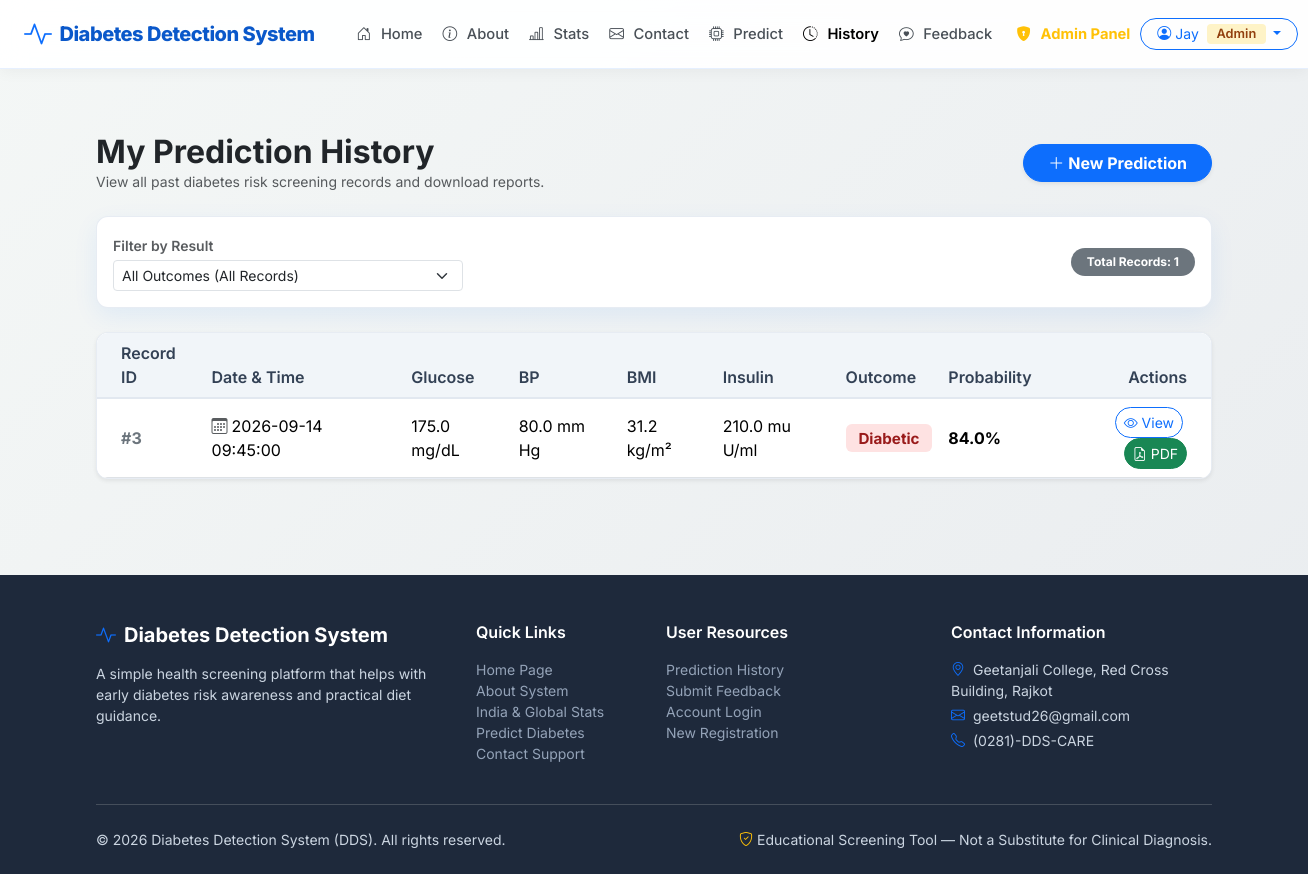
Screenshot of /history (signed in) with the database file from the repository.
### tables this page shows
CREATE TABLE users (
            id INTEGER PRIMARY KEY AUTOINCREMENT,
            username TEXT UNIQUE NOT NULL,
            email TEXT UNIQUE NOT NULL,
            password_hash TEXT NOT NULL,
            is_admin BOOLEAN DEFAULT 0,
            created_at TIMESTAMP DEFAULT CURRENT_TIMESTAMP
        );

CREATE TABLE predictions (
            id INTEGER PRIMARY KEY AUTOINCREMENT,
            user_id INTEGER NOT NULL,
            pregnancies INTEGER,
            glucose REAL,
            blood_pressure REAL,
            skin_thickness REAL,
            insulin REAL,
            bmi REAL,
            diabetes_pedigree REAL,
            age INTEGER,
            result TEXT NOT NULL,
            probability REAL NOT NULL,
            created_at TIMESTAMP DEFAULT CURRENT_TIMESTAMP,
            FOREIGN KEY (user_id) REFERENCES users (id)
        );

### app.py (the view)
@app.route('/history')
@login_required
def history():
    conn = get_db_connection()
    search = request.args.get('search', '').strip()
    result_filter = request.args.get('result_filter', '').strip()
    query = 'SELECT * FROM predictions WHERE user_id = ?'
    params = [current_user.id]
    if result_filter:
        query += ' AND result = ?'
        params.append(result_filter)
    query += ' ORDER BY created_at DESC'
    predictions = conn.execute(query, params).fetchall()
    conn.close()
    return render_template('history.html', predictions=predictions, result_filter=result_filter)

### app.py (called while the page is built)
def get_db_connection():
    conn = sqlite3.connect(DB_PATH)
    conn.row_factory = sqlite3.Row
    return conn

@login_manager.user_loader
def load_user(user_id):
    conn = get_db_connection()
    user_row = conn.execute('SELECT * FROM users WHERE id = ?', (user_id,)).fetchone()
    conn.close()
    if user_row:
        return User(user_row['id'], user_row['username'], user_row['email'], user_row['is_admin'])
    return None

### templates/history.html (shortened to what this page needs)
{% extends 'base.html' %}
{% block content %}
<div class="container my-5">
    <div class="d-flex justify-content-between align-items-center mb-4 flex-wrap gap-3">
        <div>
            <h2 class="fw-bold text-dark mb-0">My Prediction History</h2>
            <p class="text-muted small mb-0">View all past diabetes risk screening records and download reports.</p>
        </div>
        <a href="{{ url_for('predict') }}" class="btn btn-primary rounded-pill px-4 fw-bold shadow-sm">
            <i class="bi bi-plus-lg me-1"></i>New Prediction
        </a>
    </div>
    <div class="card card-custom p-3 mb-4">
        <form action="{{ url_for('history') }}" method="GET" class="row g-3 align-items-center">
            <div class="col-md-4">
                <label for="result_filter" class="form-label small fw-semibold text-muted mb-1">Filter by Result</label>
                <select name="result_filter" id="result_filter" class="form-select form-select-sm" onchange="this.form.submit()">
                    <option value="" {% if not result_filter %}selected{% endif %}>All Outcomes (All Records)</option>
                </select>
            </div>
            <div class="col-md-4 ms-auto text-md-end">
                <span class="badge bg-secondary rounded-pill px-3 py-2">
                    Total Records: {{ predictions|length }}
                </span>
            </div>
        </form>
    </div>
    <div class="card card-custom p-0 overflow-hidden shadow-sm">
        <div class="table-responsive">
            <table class="table table-hover align-middle table-custom mb-0">
                <thead>
                    <tr>
                        <th class="ps-4">Record ID</th>
                        <th>Date & Time</th>
                        <th>Glucose</th>
                        <th>BP</th>
                        <th>BMI</th>
                        <th>Insulin</th>
                        <th>Outcome</th>
                        <th>Probability</th>
                        <th class="text-end pe-4">Actions</th>
                    </tr>
                </thead>
                <tbody>
                    {% if predictions %}
                        {% for p in predictions %}
                        <tr>
                            <td class="ps-4 fw-bold text-secondary">#{{ p.id }}</td>
                            <td><i class="bi bi-calendar3 me-1 text-muted"></i>{{ p.created_at }}</td>
                            <td>{{ p.glucose }} mg/dL</td>
                            <td>{{ p.blood_pressure }} mm Hg</td>
                            <td>{{ p.bmi }} kg/m²</td>
                            <td>{{ p.insulin }} mu U/ml</td>
                            <td>
                                {% if p.result == 'Diabetic' %}
                                <span class="badge badge-diabetic">Diabetic</span>
                                {% else %}
                                <span class="badge badge-healthy">Not Diabetic</span>
                                {% endif %}
                            </td>
                            <td class="fw-bold">{{ "%.1f"|format(p.probability) }}%</td>
                            <td class="text-end pe-4">
                                <a href="{{ url_for('result', pred_id=p.id) }}" class="btn btn-sm btn-outline-primary rounded-pill me-1" title="View Full Report">
                                    <i class="bi bi-eye"></i> View
                                </a>
                                <a href="{{ url_for('download_report', pred_id=p.id) }}" class="btn btn-sm btn-success rounded-pill" title="Download PDF Report">
                                    <i class="bi bi-file-earmark-pdf"></i> PDF
                                </a>
                            </td>
                        </tr>
                        {% endfor %}
                    {% endif %}
                </tbody>
            </table>
        </div>
    </div>
</div>
{% endblock %}

### templates/base.html (shortened to what this page needs)
<!DOCTYPE html>
<html lang="en">
<head>
    <link href="https://cdn.jsdelivr.net/npm/bootstrap@5.3.2/dist/css/bootstrap.min.css" rel="stylesheet">
    <link rel="stylesheet" href="https://cdn.jsdelivr.net/npm/bootstrap-icons@1.11.1/font/bootstrap-icons.css">
    <link rel="stylesheet" href="{{ url_for('static', filename='css/style.css') }}">
</head>
<body>
    <nav class="navbar navbar-expand-lg sticky-top navbar-custom">
        <div class="container-fluid px-lg-4 px-3">
            <a class="navbar-brand navbar-brand-logo d-flex align-items-center" href="{{ url_for('home') }}">
                <i class="bi bi-activity text-primary fs-3 me-2"></i>
                <span>Diabetes Detection System</span>
            </a>
            <div class="collapse navbar-collapse" id="navbarMain">
                <ul class="navbar-nav me-auto mb-2 mb-lg-0 ms-lg-3">
                    <li class="nav-item">
                        <a class="nav-link {% if request.endpoint == 'home' %}active{% endif %}" href="{{ url_for('home') }}">
                            <i class="bi bi-house-door me-1"></i>Home
                        </a>
                    </li>
                    <li class="nav-item">
                        <a class="nav-link {% if request.endpoint == 'about' %}active{% endif %}" href="{{ url_for('about') }}">
                            <i class="bi bi-info-circle me-1"></i>About
                        </a>
                    </li>
                    <li class="nav-item">
                        <a class="nav-link {% if request.endpoint == 'stats' %}active{% endif %}" href="{{ url_for('stats') }}">
                            <i class="bi bi-bar-chart-line me-1"></i>Stats
                        </a>
                    </li>
                    <li class="nav-item">
                        <a class="nav-link {% if request.endpoint == 'contact' %}active{% endif %}" href="{{ url_for('contact') }}">
                            <i class="bi bi-envelope me-1"></i>Contact
                        </a>
                    </li>
                    {% if current_user.is_authenticated %}
                    <li class="nav-item">
                        <a class="nav-link {% if request.endpoint == 'predict' %}active{% endif %}" href="{{ url_for('predict') }}">
                            <i class="bi bi-cpu me-1"></i>Predict
                        </a>
                    </li>
                    <li class="nav-item">
                        <a class="nav-link {% if request.endpoint == 'history' %}active{% endif %}" href="{{ url_for('history') }}">
                            <i class="bi bi-clock-history me-1"></i>History
                        </a>
                    </li>
                    {% endif %}
                    <li class="nav-item">
                        <a class="nav-link {% if request.endpoint == 'feedback' %}active{% endif %}" href="{{ url_for('feedback') }}">
                            <i class="bi bi-chat-heart me-1"></i>Feedback
                        </a>
                    </li>
                    {% if current_user.is_authenticated and current_user.is_admin %}
                    <li class="nav-item ms-lg-1">
                        <a class="nav-link text-warning fw-bold {% if request.endpoint == 'admin_dashboard' %}active{% endif %}" href="{{ url_for('admin_dashboard') }}">
                            <i class="bi bi-shield-lock-fill me-1"></i>Admin Panel
                        </a>
                    </li>
                    {% endif %}
                </ul>
                <div class="d-flex align-items-center gap-2">
                    {% if current_user.is_authenticated %}
                    <div class="dropdown">
                        <button class="btn btn-outline-primary btn-sm dropdown-toggle rounded-pill px-3" type="button" data-bs-toggle="dropdown">
                            <i class="bi bi-person-circle me-1"></i>{{ current_user.username }}
                            {% if current_user.is_admin %}<span class="badge badge-admin ms-1">Admin</span>{% endif %}
                        </button>
                    </div>
                    {% else %}
                    <a href="{{ url_for('login') }}" class="btn btn-outline-primary btn-sm rounded-pill px-3">Log In</a>
                    <a href="{{ url_for('signup') }}" class="btn btn-primary btn-sm rounded-pill px-3">Sign Up</a>
                    {% endif %}
                </div>
            </div>
        </div>
    </nav>
    <main class="content-wrapper">
        {% block content %}{% endblock %}
    </main>
    <footer class="footer-custom">
        <div class="container">
            <div class="row g-4">
                <div class="col-lg-4 col-md-6">
                    <h5 class="text-white fw-bold mb-3 d-flex align-items-center">
                        <i class="bi bi-activity text-primary me-2"></i>Diabetes Detection System
                    </h5>
                    <p class="small text-slate-400 mb-3">
                        A simple health screening platform that helps with early diabetes risk awareness and practical diet guidance.
                    </p>
                </div>
                <div class="col-lg-2 col-md-6">
                    <h6 class="text-white fw-semibold mb-3">Quick Links</h6>
                    <ul class="list-unstyled small space-y-2">
                        <li><a href="{{ url_for('home') }}">Home Page</a></li>
                        <li><a href="{{ url_for('about') }}">About System</a></li>
                        <li><a href="{{ url_for('stats') }}">India & Global Stats</a></li>
                        <li><a href="{{ url_for('predict') }}">Predict Diabetes</a></li>
                        <li><a href="{{ url_for('contact') }}">Contact Support</a></li>
                    </ul>
                </div>
                <div class="col-lg-3 col-md-6">
                    <h6 class="text-white fw-semibold mb-3">User Resources</h6>
                    <ul class="list-unstyled small space-y-2">
                        <li><a href="{{ url_for('history') }}">Prediction History</a></li>
                        <li><a href="{{ url_for('feedback') }}">Submit Feedback</a></li>
                        <li><a href="{{ url_for('login') }}">Account Login</a></li>
                        <li><a href="{{ url_for('signup') }}">New Registration</a></li>
                    </ul>
                </div>
                <div class="col-lg-3 col-md-6">
                    <h6 class="text-white fw-semibold mb-3">Contact Information</h6>
                    <p class="small mb-1"><i class="bi bi-geo-alt text-primary me-2"></i>Geetanjali College, Red Cross Building, Rajkot</p>
                    <p class="small mb-1"><i class="bi bi-envelope text-primary me-2"></i>geetstud26@gmail.com</p>
                    <p class="small mb-0"><i class="bi bi-telephone text-primary me-2"></i>(0281)-DDS-CARE</p>
                </div>
            </div>
            <hr class="my-4 border-secondary opacity-50">
            <div class="row align-items-center small">
                <div class="col-md-6 text-center text-md-start">
                    &copy; 2026 Diabetes Detection System (DDS). All rights reserved.
                </div>
                <div class="col-md-6 text-center text-md-end text-slate-400">
                    <i class="bi bi-shield-check text-warning me-1"></i>Educational Screening Tool — Not a Substitute for Clinical Diagnosis.
                </div>
            </div>
        </div>
    </footer>
</body>
</html>

### static/css/style.css (style rules this page uses)
:root { --primary-color: #0d6efd; --primary-hover: #0b5ed7; --primary-dark: #0a58ca; --emerald-green: #198754; --soft-emerald: #d1e7dd; --risk-red: #dc3545; --warning-amber: #ffc107; --bg-gradient: linear-gradient(135deg, #f4f7f6 0%, #e9ecef 100%); --card-bg: #ffffff; --text-primary: #212529; --text-muted: #6c757d; --border-radius: 12px; --box-shadow: 0 8px 24px rgba(13, 110, 253, 0.08); }
body { font-family: 'Inter', system-ui, -apple-system, sans-serif; background: var(--bg-gradient); color: var(--text-primary); min-height: 100vh; display: flex; flex-direction: column; }
main.content-wrapper { flex: 1 0 auto; padding-bottom: 3rem; }
.navbar-custom { background: rgba(255, 255, 255, 0.92); backdrop-filter: blur(12px); box-shadow: 0 2px 15px rgba(0, 0, 0, 0.05); border-bottom: 1px solid rgba(13, 110, 253, 0.1); }
.navbar-brand-logo { font-weight: 800; font-size: 1.25rem; color: var(--primary-dark); letter-spacing: -0.5px; white-space: nowrap; }
.nav-link { font-weight: 500; font-size: 0.92rem; color: #495057; margin: 0 2px; white-space: nowrap; display: inline-flex; align-items: center; gap: 0.35rem; transition: all 0.2s ease; }
.nav-link:hover, .nav-link.active { color: var(--primary-color); font-weight: 600; }
.footer-custom { background: #1e293b; color: #cbd5e1; padding: 3rem 0 1.5rem; margin-top: auto; }
.footer-custom a { color: #94a3b8; text-decoration: none; transition: color 0.2s ease; }
.card-custom { background: var(--card-bg); border: 1px solid rgba(226, 232, 240, 0.8); border-radius: var(--border-radius); box-shadow: var(--box-shadow); transition: transform 0.2s ease, box-shadow 0.2s ease; }
.badge-diabetic { background-color: #fee2e2; color: #991b1b; font-weight: 700; font-size: 0.95rem; padding: 0.4rem 0.8rem; border-radius: 6px; }
.badge-admin { background-color: #fef3c7; color: #92400e; font-weight: 600; font-size: 0.8rem; padding: 0.25rem 0.6rem; border-radius: 4px; }
.table-custom { background: white; border-radius: 10px; overflow: hidden; box-shadow: 0 2px 8px rgba(0, 0, 0, 0.04); }
.table-custom th { background: #f1f5f9; color: #334155; font-weight: 600; border-bottom: 2px solid #e2e8f0; }

### rows the page displays
users: username "Jay"
predictions: id "3", created_at "2026-09-14 09:45:00", glucose "175.0", blood_pressure "80.0", bmi "31.2", insulin "210.0", result "Diabetic", probability "84.0"

### other values shown
{{ predictions|length }} "1"
